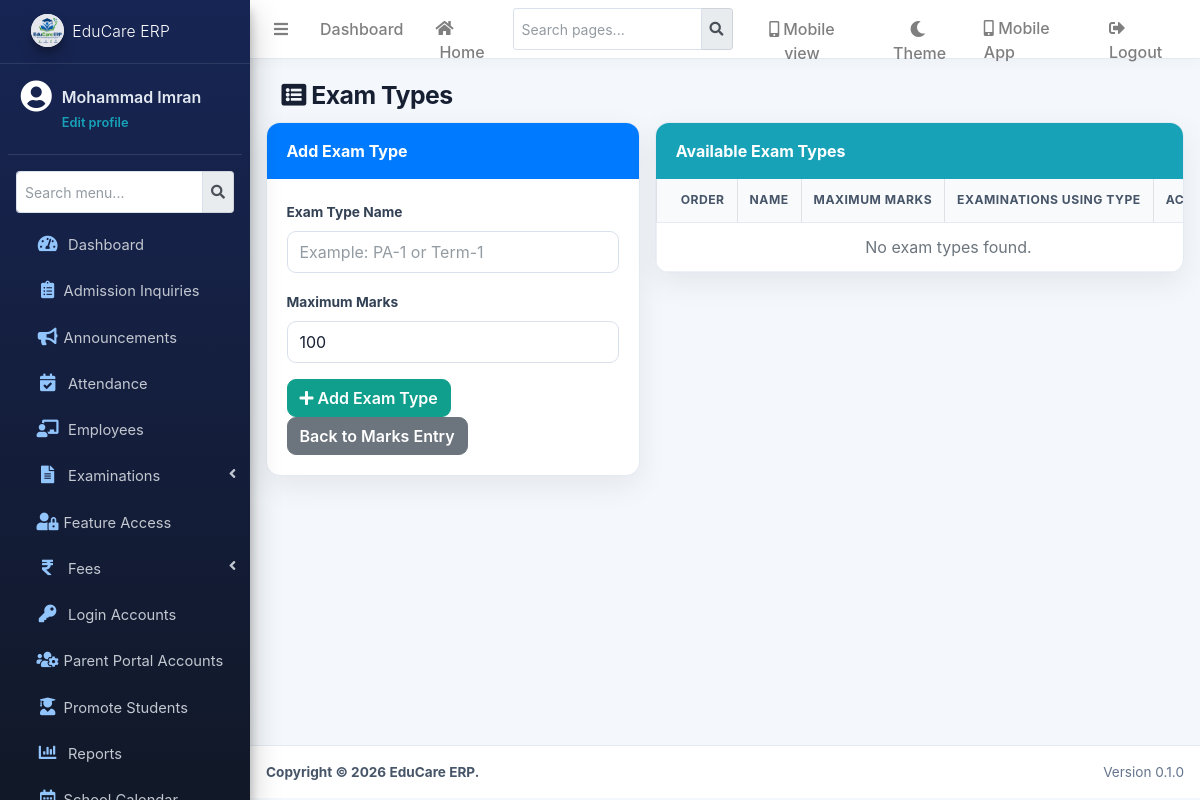
Before: /modules/exams/types.php (signed in) with the older database file.
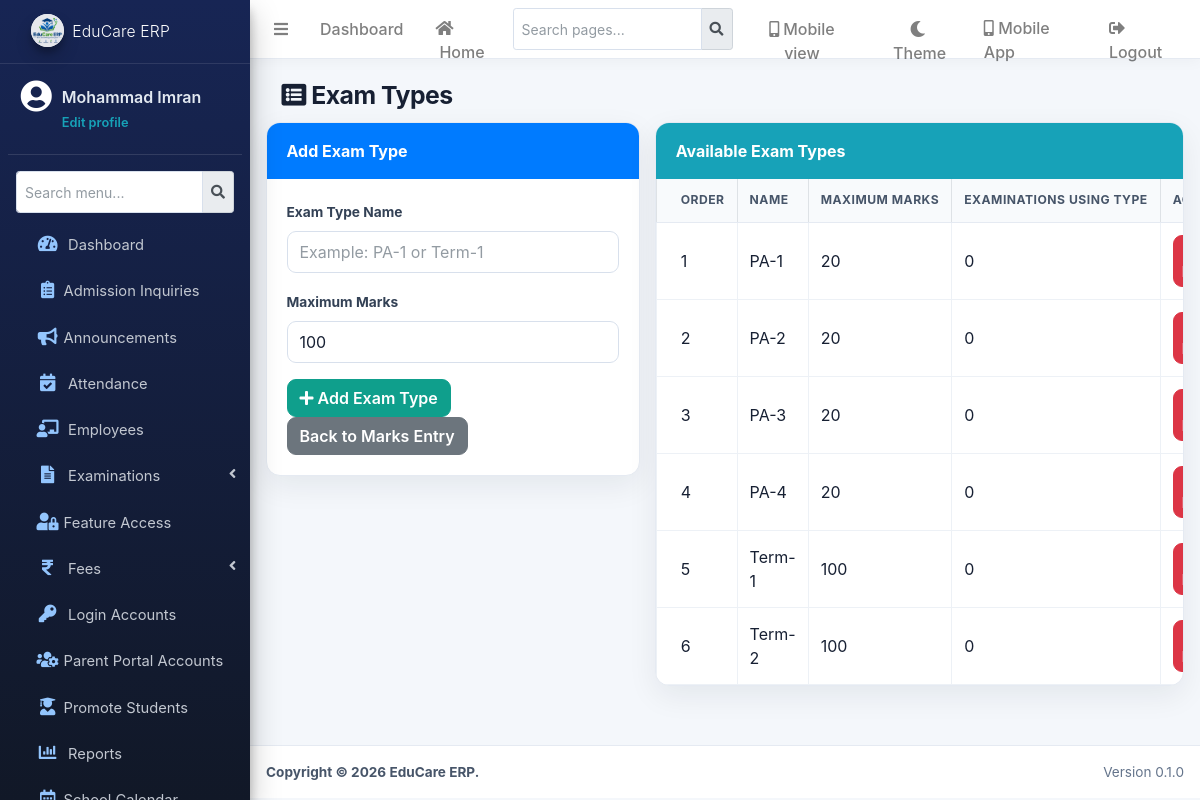
After: the same page with the newer database file.
### tables this page shows
CREATE TABLE `exam_types` (
  `id` int(11) NOT NULL,
  `exam_type_name` varchar(100) NOT NULL,
  `max_marks` int(11) DEFAULT 100,
  `status` tinyint(1) DEFAULT 1,
  `created_at` timestamp NOT NULL DEFAULT current_timestamp()
);

### modules/exams/types.php (the view, shortened to what this page needs)
<?php
require_once '../../config/database.php';
$conn->set_charset('utf8mb4');
function exam_type_e($value)
{
    return htmlspecialchars((string)$value, ENT_QUOTES, 'UTF-8');
}
$types = array();
$result = $conn->query('SELECT et.id, et.exam_type_name, et.max_marks, et.status, COUNT(e.id) AS exam_count FROM exam_types et LEFT JOIN exams e ON e.exam_type_id=et.id GROUP BY et.id, et.exam_type_name, et.max_marks, et.status ORDER BY et.id');
if ($result) {
    while ($row = $result->fetch_assoc()) {
        $types[] = $row;
    }
}
?>
<?php include '../../includes/header.php'; ?>
<?php include '../../includes/navbar.php'; ?>
<?php include '../../includes/sidebar.php'; ?>
<div class="content-wrapper">
    <section class="content-header"><div class="container-fluid"><h1><i class="fas fa-list-alt"></i> Exam Types</h1></div></section>
    <section class="content"><div class="container-fluid">
        <div class="row">
            <div class="col-md-5">
                <div class="card">
                    <div class="card-header bg-primary text-white">Add Exam Type</div>
                    <div class="card-body">
                        <form method="post">
                            <div class="form-group"><label for="type_name">Exam Type Name</label><input id="type_name" name="type_name" class="form-control" placeholder="Example: PA-1 or Term-1" maxlength="100" required></div>
                            <div class="form-group"><label for="max_marks">Maximum Marks</label><input id="max_marks" name="max_marks" type="number" min="1" max="1000" class="form-control" value="100" required></div>
                            <button class="btn btn-success" type="submit"><i class="fas fa-plus"></i> Add Exam Type</button>
                            <a class="btn btn-secondary" href="index.php">Back to Marks Entry</a>
                        </form>
                    </div>
                </div>
            </div>
            <div class="col-md-7">
                <div class="card"><div class="card-header bg-info text-white">Available Exam Types</div><div class="card-body p-0"><div class="table-responsive"><table class="table table-bordered mb-0"><thead><tr><th>Order</th><th>Name</th><th>Maximum Marks</th><th>Examinations Using Type</th><th>Action</th></tr></thead><tbody>
                <?php foreach ($types as $type): ?><tr><td><?= (int)$type['id']; ?></td><td><?= exam_type_e($type['exam_type_name']); ?></td><td><?= (int)$type['max_marks']; ?></td><td><?= (int)$type['exam_count']; ?></td><td><?php if ((int)$type['exam_count'] === 0): ?><form method="post" onsubmit="return confirm('Permanently delete this exam type?');"><input type="hidden" name="action" value="delete"><input type="hidden" name="type_id" value="<?= (int)$type['id']; ?>"><button class="btn btn-sm btn-danger" type="submit"><i class="fas fa-trash"></i> Delete</button></form><?php else: ?><button class="btn btn-sm btn-secondary" disabled title="This type is used by an examination">In Use</button><?php endif; ?></td></tr><?php endforeach; ?>
                <?php if (empty($types)): ?><tr><td colspan="5" class="text-center text-muted">No exam types found.</td></tr><?php endif; ?>
                </tbody></table></div></div></div>
            </div>
        </div>
    </div></section>
</div>
<?php include '../../includes/footer.php'; ?>

Changed rows visible on the page:
added exam_types: id "1", exam_type_name "PA-1", max_marks "20", exam_count "0"
added exam_types: id "2", exam_type_name "PA-2", max_marks "20", exam_count "0"
added exam_types: id "3", exam_type_name "PA-3", max_marks "20", exam_count "0"
added exam_types: id "4", exam_type_name "PA-4", max_marks "20", exam_count "0"
added exam_types: id "5", exam_type_name "Term-1", max_marks "100", exam_count "0"
added exam_types: id "6", exam_type_name "Term-2", max_marks "100", exam_count "0"
Other visible differences:
text no longer shown: "No exam types found."
